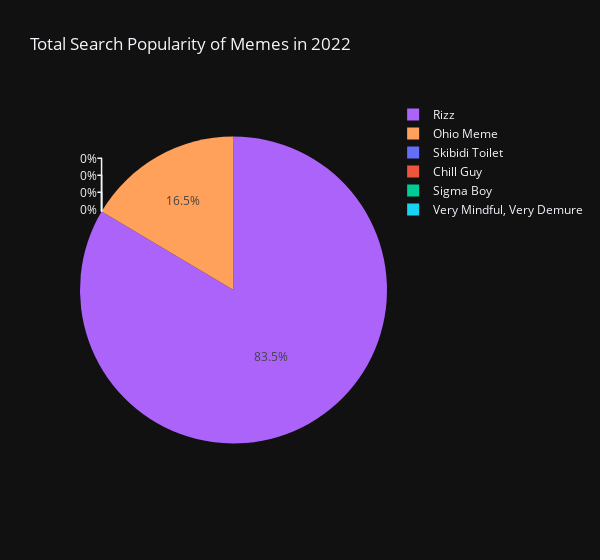
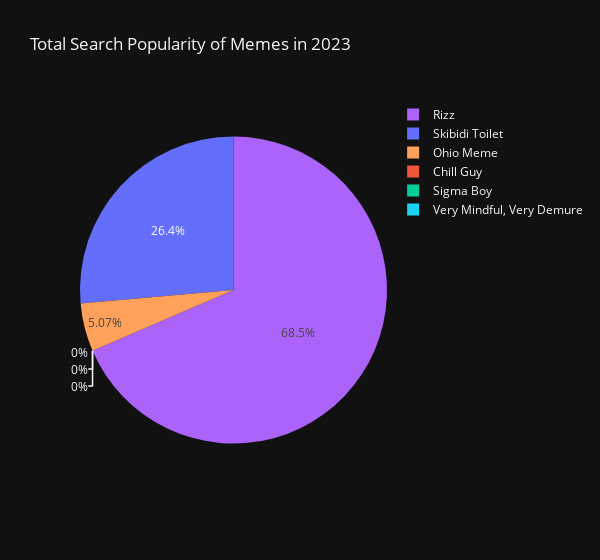
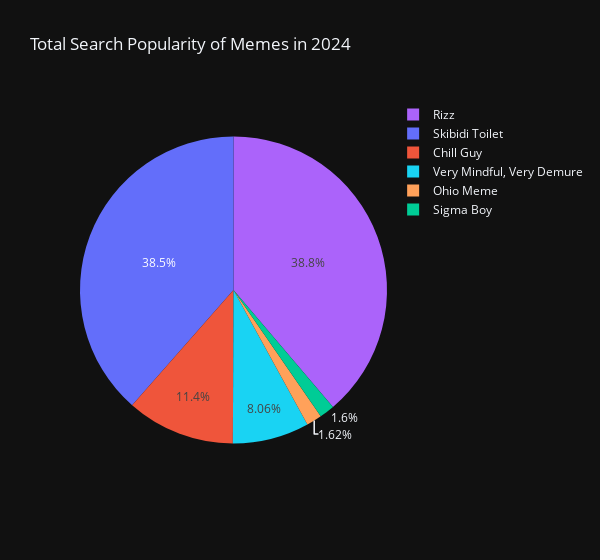
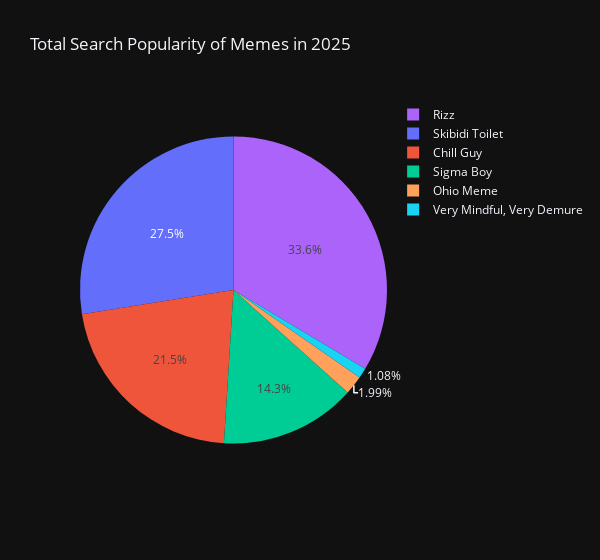

The notebook cell saved with these charts, in order:
### Code cell
years = [df_2022, df_2023, df_2024, df_2025]
for year_df in years:
    yearly_total = year_df[col].sum().sort_values(ascending=False) 
    yearly_total = yearly_total.reset_index()
    yearly_total.columns = ['Meme', 'Total Popularity']

    fig_year = px.pie(
        yearly_total,
        values='Total Popularity',
        names='Meme',
        color='Meme',  # ✅ Tells Plotly to apply the color mapping
        color_discrete_map=color_map,
        title=f'Total Search Popularity of Memes in {year_df["Year"].iloc[0]}',
        template='plotly_dark',
        width=600
    )

    fig_year.show()

### Figure 1 — Plotly figure (JSON) as saved in the notebook; plotly's stock layout.template omitted (floating-point values rounded to 4 significant figures)
{"data": [{"customdata": [["Rizz"], ["Ohio Meme"], ["Skibidi Toilet"], ["Chill Guy"], ["Sigma Boy"], ["Very Mindful, Very Demure"]], "domain": {"x": [0, 1], "y": [0, 1]}, "hovertemplate": "Meme=%{customdata[0]}<br>Total Popularity=%{value}<extra></extra>", "labels": ["Rizz", "Ohio Meme", "Skibidi Toilet", "Chill Guy", "Sigma Boy", "Very Mindful, Very Demure"], "legendgroup": "", "marker": {"colors": ["#ab63fa", "#ffa15a", "#636efa", "#ef553b", "#00cc96", "#19d3f3"]}, "name": "", "showlegend": true, "type": "pie", "values": [472, 93, 0, 0, 0, 0]}], "layout": {"legend": {"tracegroupgap": 0}, "title": {"text": "Total Search Popularity of Memes in 2022"}, "width": 600}}

### Figure 2 — Plotly figure (JSON) as saved in the notebook; plotly's stock layout.template omitted (floating-point values rounded to 4 significant figures)
{"data": [{"customdata": [["Rizz"], ["Skibidi Toilet"], ["Ohio Meme"], ["Chill Guy"], ["Sigma Boy"], ["Very Mindful, Very Demure"]], "domain": {"x": [0, 1], "y": [0, 1]}, "hovertemplate": "Meme=%{customdata[0]}<br>Total Popularity=%{value}<extra></extra>", "labels": ["Rizz", "Skibidi Toilet", "Ohio Meme", "Chill Guy", "Sigma Boy", "Very Mindful, Very Demure"], "legendgroup": "", "marker": {"colors": ["#ab63fa", "#636efa", "#ffa15a", "#ef553b", "#00cc96", "#19d3f3"]}, "name": "", "showlegend": true, "type": "pie", "values": [1661, 640, 123, 0, 0, 0]}], "layout": {"legend": {"tracegroupgap": 0}, "title": {"text": "Total Search Popularity of Memes in 2023"}, "width": 600}}

### Figure 3 — Plotly figure (JSON) as saved in the notebook; plotly's stock layout.template omitted (floating-point values rounded to 4 significant figures)
{"data": [{"customdata": [["Rizz"], ["Skibidi Toilet"], ["Chill Guy"], ["Very Mindful, Very Demure"], ["Ohio Meme"], ["Sigma Boy"]], "domain": {"x": [0, 1], "y": [0, 1]}, "hovertemplate": "Meme=%{customdata[0]}<br>Total Popularity=%{value}<extra></extra>", "labels": ["Rizz", "Skibidi Toilet", "Chill Guy", "Very Mindful, Very Demure", "Ohio Meme", "Sigma Boy"], "legendgroup": "", "marker": {"colors": ["#ab63fa", "#636efa", "#ef553b", "#19d3f3", "#ffa15a", "#00cc96"]}, "name": "", "showlegend": true, "type": "pie", "values": [1481, 1471, 436, 308, 62, 61]}], "layout": {"legend": {"tracegroupgap": 0}, "title": {"text": "Total Search Popularity of Memes in 2024"}, "width": 600}}

### Figure 4 — Plotly figure (JSON) as saved in the notebook; plotly's stock layout.template omitted (floating-point values rounded to 4 significant figures)
{"data": [{"customdata": [["Rizz"], ["Skibidi Toilet"], ["Chill Guy"], ["Sigma Boy"], ["Ohio Meme"], ["Very Mindful, Very Demure"]], "domain": {"x": [0, 1], "y": [0, 1]}, "hovertemplate": "Meme=%{customdata[0]}<br>Total Popularity=%{value}<extra></extra>", "labels": ["Rizz", "Skibidi Toilet", "Chill Guy", "Sigma Boy", "Ohio Meme", "Very Mindful, Very Demure"], "legendgroup": "", "marker": {"colors": ["#ab63fa", "#636efa", "#ef553b", "#00cc96", "#ffa15a", "#19d3f3"]}, "name": "", "showlegend": true, "type": "pie", "values": [405, 332, 259, 173, 24, 13]}], "layout": {"legend": {"tracegroupgap": 0}, "title": {"text": "Total Search Popularity of Memes in 2025"}, "width": 600}}
